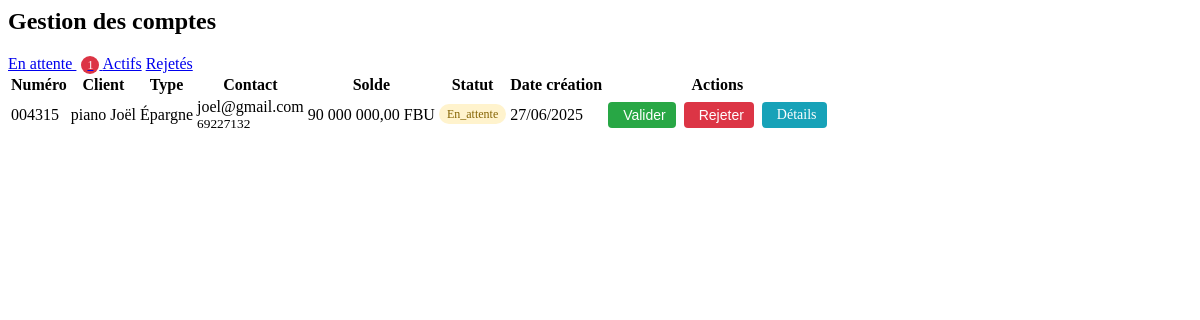
Page /admin/compte.php on the committed database.
### tables this page shows
CREATE TABLE `compte` (
  `idCompte` int(11) NOT NULL,
  `numeroCompte` varchar(20) DEFAULT NULL,
  `typeCompte` enum('Courant','Épargne') DEFAULT NULL,
  `solde` decimal(15,2) DEFAULT '0.00',
  `dateCreation` date DEFAULT NULL,
  `idClient` int(11) DEFAULT NULL,
  `statut` varchar(20) NOT NULL DEFAULT 'en_attente',
  `motif_rejet` varchar(255) DEFAULT NULL
);

CREATE TABLE `client` (
  `idClient` int(11) NOT NULL,
  `nom` varchar(100) DEFAULT NULL,
  `prenom` varchar(100) DEFAULT NULL,
  `adresse` varchar(255) DEFAULT NULL,
  `telephone` varchar(20) DEFAULT NULL,
  `email` varchar(100) DEFAULT NULL,
  `password` varchar(250) NOT NULL,
  `photoPasseport` varchar(255) DEFAULT NULL,
  `copieCarteIdentite` varchar(255) DEFAULT NULL
);

### admin/compte.php (the view, shortened to what this page needs)
<?php
include '../db/db.php';
$filter = $_GET['filter'] ?? 'en_attente';
$columnCheck = $pdo->query("SHOW COLUMNS FROM compte LIKE 'statut'")->fetch();
$hasStatut = ($columnCheck !== false);
$pendingQuery = $hasStatut ? "SELECT COUNT(*) as count FROM compte WHERE statut = 'en_attente'"
                          : "SELECT COUNT(*) as count FROM compte";
$pendingResult = $pdo->query($pendingQuery)->fetch();
$pendingAccounts = $pendingResult['count'];
$columnCheck = $pdo->query("SHOW COLUMNS FROM compte LIKE 'motif_rejet'")->fetch();
$hasMotifRejet = ($columnCheck !== false);
$selectColumns = "
    c.idCompte, c.numeroCompte, c.typeCompte, c.solde, c.dateCreation,
    cl.prenom, cl.nom, cl.telephone, cl.email
";
if ($hasStatut) {
    $selectColumns .= ", c.statut";
}
if ($hasMotifRejet) {
    $selectColumns .= ", c.motif_rejet";
}
$query = "
    SELECT
        $selectColumns
    FROM compte c
    JOIN client cl ON c.idClient = cl.idClient
";
if ($hasStatut) {
    if ($filter === 'en_attente') {
        $query .= " WHERE c.statut = 'en_attente'";
    } elseif ($filter === 'actifs') {
        $query .= " WHERE c.statut = 'actif'";
    } elseif ($filter === 'rejetes') {
        $query .= " WHERE c.statut = 'rejeté'";
    }
}
$query .= " ORDER BY c.dateCreation DESC";
$comptes = $pdo->query($query)->fetchAll();
?>
<div class="card">
    <div class="card-header">
        <h2>Gestion des comptes</h2>
        <div class="filter-options">
            <a href="?page=comptes&filter=en_attente" class="<?= $filter === 'en_attente' ? 'active' : '' ?>">
                En attente
                <?php if ($pendingAccounts > 0): ?>
                    <span class="filter-badge"><?= $pendingAccounts ?></span>
                <?php endif; ?>
            </a>
            <a href="?page=comptes&filter=actifs" class="<?= $filter === 'actifs' ? 'active' : '' ?>">Actifs</a>
            <a href="?page=comptes&filter=rejetes" class="<?= $filter === 'rejetes' ? 'active' : '' ?>">Rejetés</a>
        </div>
    </div>
    <div class="card-body">
        <div class="table-responsive">
            <table class="data-table">
                <thead>
                    <tr>
                        <th>Numéro</th>
                        <th>Client</th>
                        <th>Type</th>
                        <th>Contact</th>
                        <th>Solde</th>
                        <th>Statut</th>
                        <th>Date création</th>
                        <th>Actions</th>
                    </tr>
                </thead>
                <tbody>
                    <?php foreach ($comptes as $compte):
                        $statut = $hasStatut ? ($compte['statut'] ?? 'inconnu') : 'inconnu';
                    ?>
                    <tr>
                        <td><?= htmlspecialchars($compte['numeroCompte'] ?? '') ?></td>
                        <td><?= htmlspecialchars(($compte['prenom'] ?? '') . ' ' . ($compte['nom'] ?? '')) ?></td>
                        <td><?= htmlspecialchars($compte['typeCompte'] ?? '') ?></td>
                        <td>
                            <div><?= htmlspecialchars($compte['email'] ?? '') ?></div>
                            <small><?= htmlspecialchars($compte['telephone'] ?? '') ?></small>
                        </td>
                        <td><?= number_format($compte['solde'] ?? 0, 2, ',', ' ') ?> FBU</td>
                        <td>
                            <span class="status-badge <?= htmlspecialchars($statut) ?>">
                                <?= ucfirst(htmlspecialchars($statut)) ?>
                            </span>
                        </td>
                        <td><?= date('d/m/Y', strtotime($compte['dateCreation'] ?? 'now')) ?></td>
                        <td class="actions">
                            <?php if ($hasStatut && $statut === 'en_attente'): ?>
                                <button class="btn btn-validate" onclick="validateAccount(<?= $compte['idCompte'] ?>)">
                                    <i class='bx bx-check'></i> Valider
                                </button>
                                <button class="btn btn-reject" onclick="rejectAccount(<?= $compte['idCompte'] ?>)">
                                    <i class='bx bx-x'></i> Rejeter
                                </button>
                            <?php endif; ?>
                            <a href="?page=compte_details&id=<?= $compte['idCompte'] ?>" class="btn btn-view">
                                <i class='bx bx-show'></i> Détails
                            </a>
                        </td>
                    </tr>
                    <?php endforeach; ?>
                </tbody>
            </table>
        </div>
    </div>
</div>

### admin/compte.php (style rules this page uses)
.status-badge { padding: 3px 8px; border-radius: 12px; font-size: 12px; font-weight: 500; }
.status-badge.en_attente { background-color: #FFF3CD; color: #856404; }
.filter-badge { background-color: #DC3545; color: white; border-radius: 10px; padding: 2px 6px; font-size: 12px; margin-left: 5px; }
.btn { padding: 5px 10px; border-radius: 4px; font-size: 14px; cursor: pointer; display: inline-flex; align-items: center; gap: 5px; margin: 2px; }
.btn-validate { background-color: #28A745; color: white; border: none; }
.btn-reject { background-color: #DC3545; color: white; border: none; }
.btn-view { background-color: #17A2B8; color: white; text-decoration: none; }

### rows in the picture
compte: numeroCompte "004315", idClient.nom "piano Joël", typeCompte "Épargne", idClient.email "joel@gmail.com", idClient.telephone "69227132", solde "90 000 000,00", statut "En_attente", dateCreation "27/06/2025"

### other values in the picture
$pendingAccounts "1"
